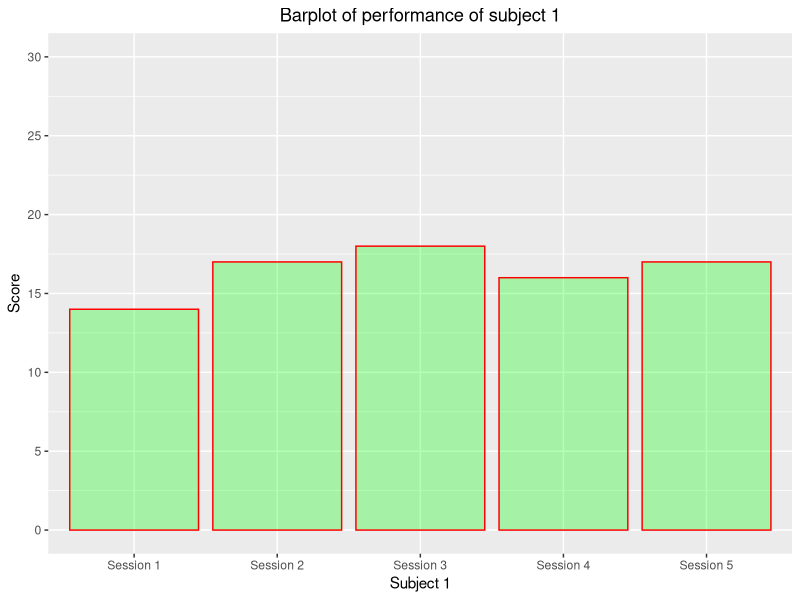
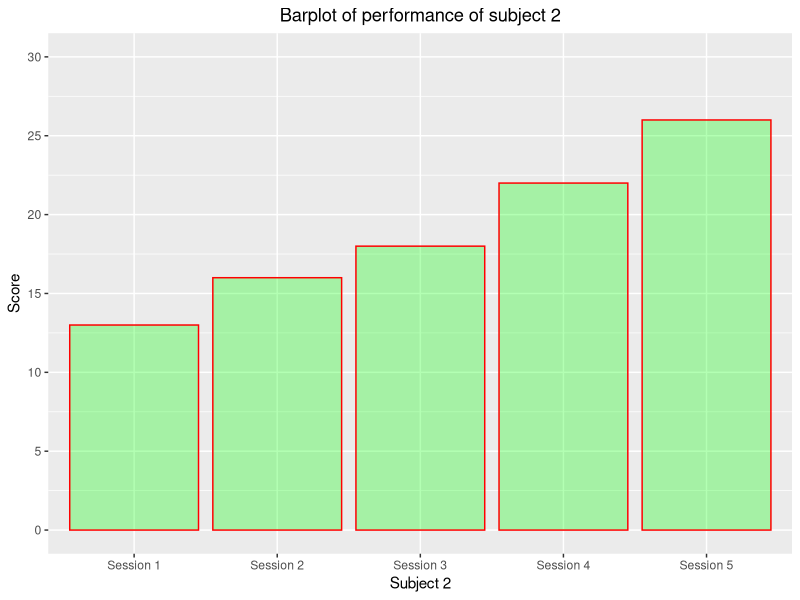
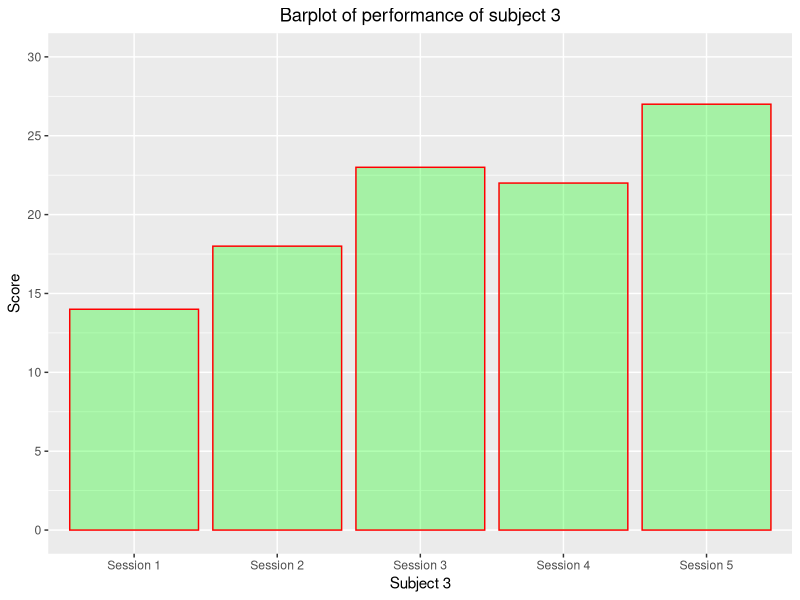
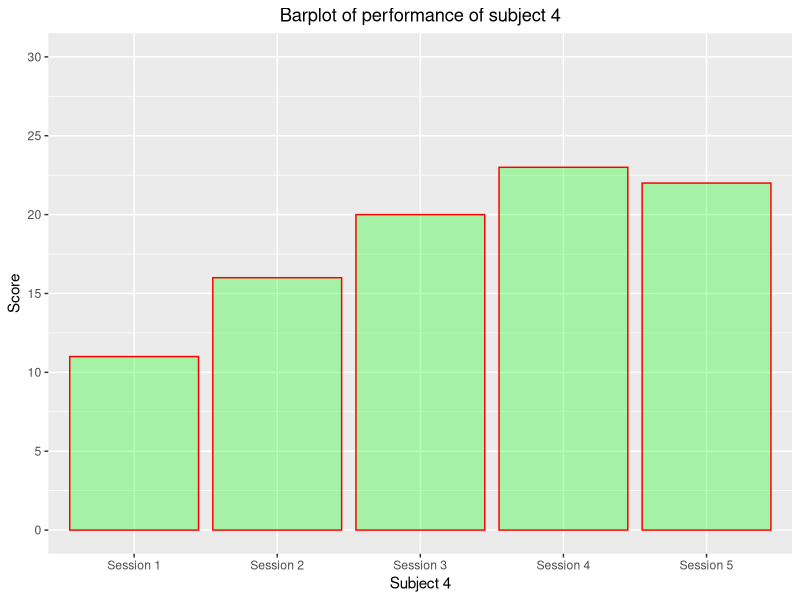
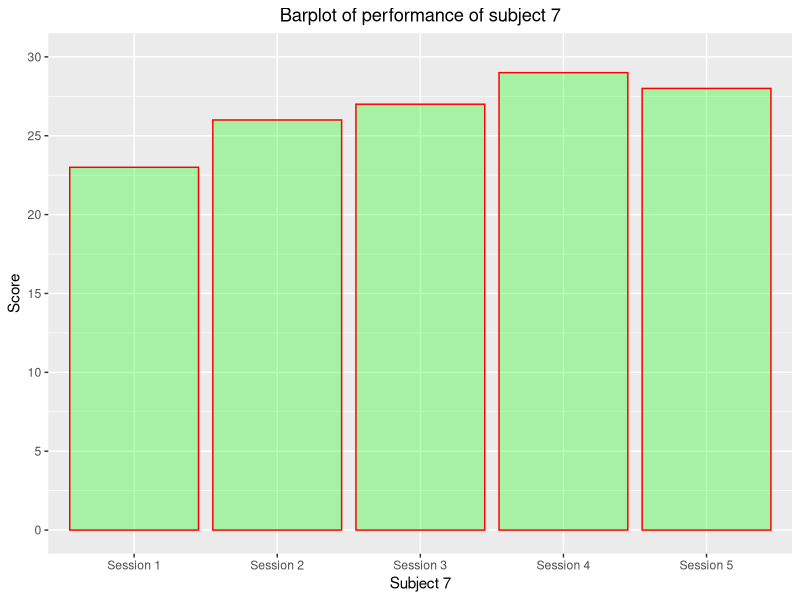
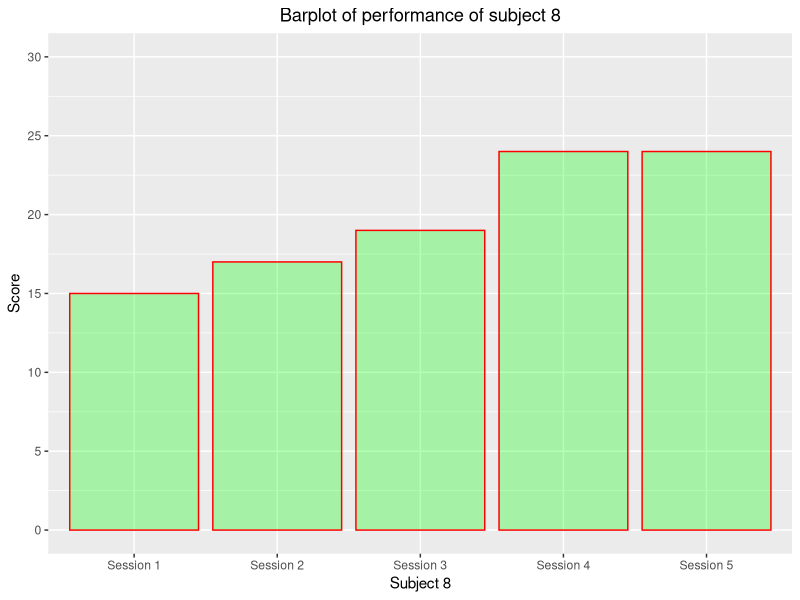
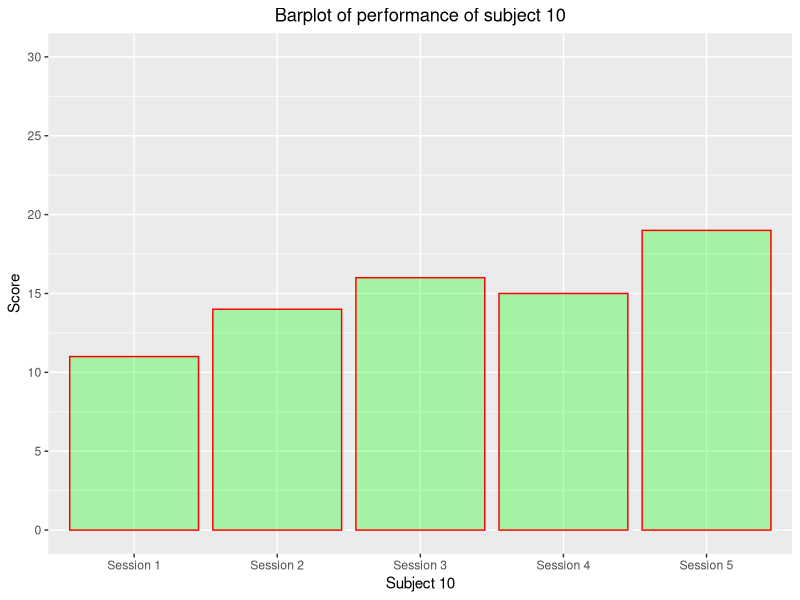
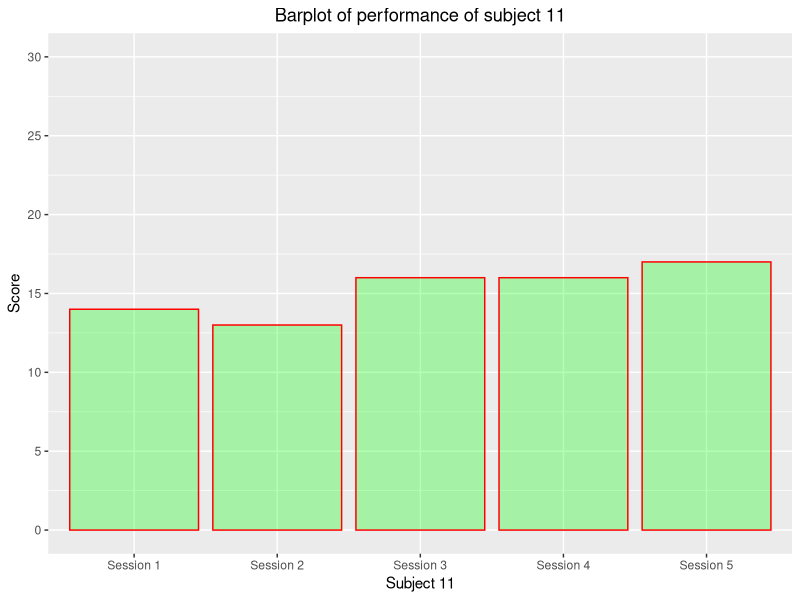

Recreate these plots in R, in order.
setwd("E:/Github/1.project/Project-Statistical-Methods")
#getwd()
library(ggplot2)
library(lubridate)


#...draw the performance plot for each subject based on their score
draw_performance_plot <- function(){
  #...read input file
  data = read.csv("MicrosurgeryPerformance.csv", header = TRUE, sep=",")
  #...create dataframe using subject name and all scores
  score = data.frame(data$Subject,data$Score.1, data$Score.2, data$Score.3, data$Score.4, data$Score.5)
  #...find the number of rows
  number.of.row = nrow(score)
  
  for(i in 1:number.of.row){
    #...select specific row from the dataframe
    sub.score = score[i,] 
    #...find the subject number
    subject.name = sub.score$data.Subject
    
    #...create x axis ticks
    label = c("Session 1", "Session 2", "Session 3", "Session 4", "Session 5")
    #...copy only the scores
    performance = c(sub.score$data.Score.1, sub.score$data.Score.2, sub.score$data.Score.3, sub.score$data.Score.4, sub.score$data.Score.5)
    
    #...create dataframe using label and performance
    subject.performance = data.frame(label, performance)
    
    #...concate string to create title
    barTitle = paste("Barplot of performance of subject", subject.name)
    xLabel = paste("Subject", subject.name)
    
    #...plot the graph
    ggplot(subject.performance, aes(x = label, y = performance)) + geom_bar(stat="identity", col = "red", fill="green", alpha=0.3) +
      labs(title = barTitle, x = xLabel, y = "Score") +
      theme(plot.title = element_text(hjust=0.5)) + 
      scale_y_continuous(breaks = seq(0,30,by=5), limits = c(0,30))
    
    outputFile = paste("performance/performance_plot_of_subject_",subject.name,".png")
    #...save the output files
    ggsave(file = outputFile, dpi = 600, width = 10, height = 8, units = "in")
  }
  
  
  
}

#...draw the cutting accuracy plots for each subject based on their cutting time
draw_cutting_accuracy_plot <- function(){
  #...read input file
  data = read.csv("MicrosurgeryPerformance.csv", header = TRUE, sep=",")
  #...create dataframe using subject name and all cutting time
  accuracy = data.frame(data$Subject, data$Cutting.Time.1, data$Cutting.Time.2, data$Cutting.Time.3, data$Cutting.Time.4, data$Cutting.Time.5)
  
  #...find the number of rows
  number.of.row = nrow(accuracy)
  
  for(i in 1:number.of.row){
    #...select specific row from the dataframe
    sub.accuracy = accuracy[i,] 
    #...find the subject number
    subject.name = sub.accuracy$data.Subject
    
    #...create x axis ticks
    label = c("Session 1", "Session 2", "Session 3", "Session 4", "Session 5")
    #...convert timing into time using ms()[member of lubridate library] and then convert into numeric value
    session1 = as.numeric(ms(sub.accuracy$data.Cutting.Time.1)) / 60
    session2 = as.numeric(ms(sub.accuracy$data.Cutting.Time.2)) / 60
    session3 = as.numeric(ms(sub.accuracy$data.Cutting.Time.3)) / 60
    session4 = as.numeric(ms(sub.accuracy$data.Cutting.Time.4)) / 60
    session5 = as.numeric(ms(sub.accuracy$data.Cutting.Time.5)) / 60
   
    #...copy the cutting accuracy's
    cutting.accuracy = c(session1, session2, session3, session4, session5)
    
    #...create dataframe using label and cutting accuracy
    subject.accuracy = data.frame(label, cutting.accuracy)
    
    #...concate string to create title
    barTitle = paste("Barplot of Cutting accuracy of subject", subject.name)
    xLabel = paste("Subject", subject.name)
    
    #...plot the graph
    ggplot(subject.accuracy, aes(x = label, y = cutting.accuracy)) + geom_bar(stat="identity", col = "red", fill="green", alpha=0.3) +
      labs(title = barTitle, x = xLabel, y = "Time") +
      theme(plot.title = element_text(hjust=0.5)) +
      scale_y_continuous(breaks = seq(0,10,by=2), limits = c(0,11))
      
    
    outputFile = paste("Cutting_accuracy/cutting_accuracy_plot_of_subject_",subject.name,".png")
    #...save the output files
    ggsave(file = outputFile, dpi = 600, width = 10, height = 8, units = "in")
  }
  
  
  
}

#...call the function to draw plots
draw_performance_plot()

draw_cutting_accuracy_plot()



















